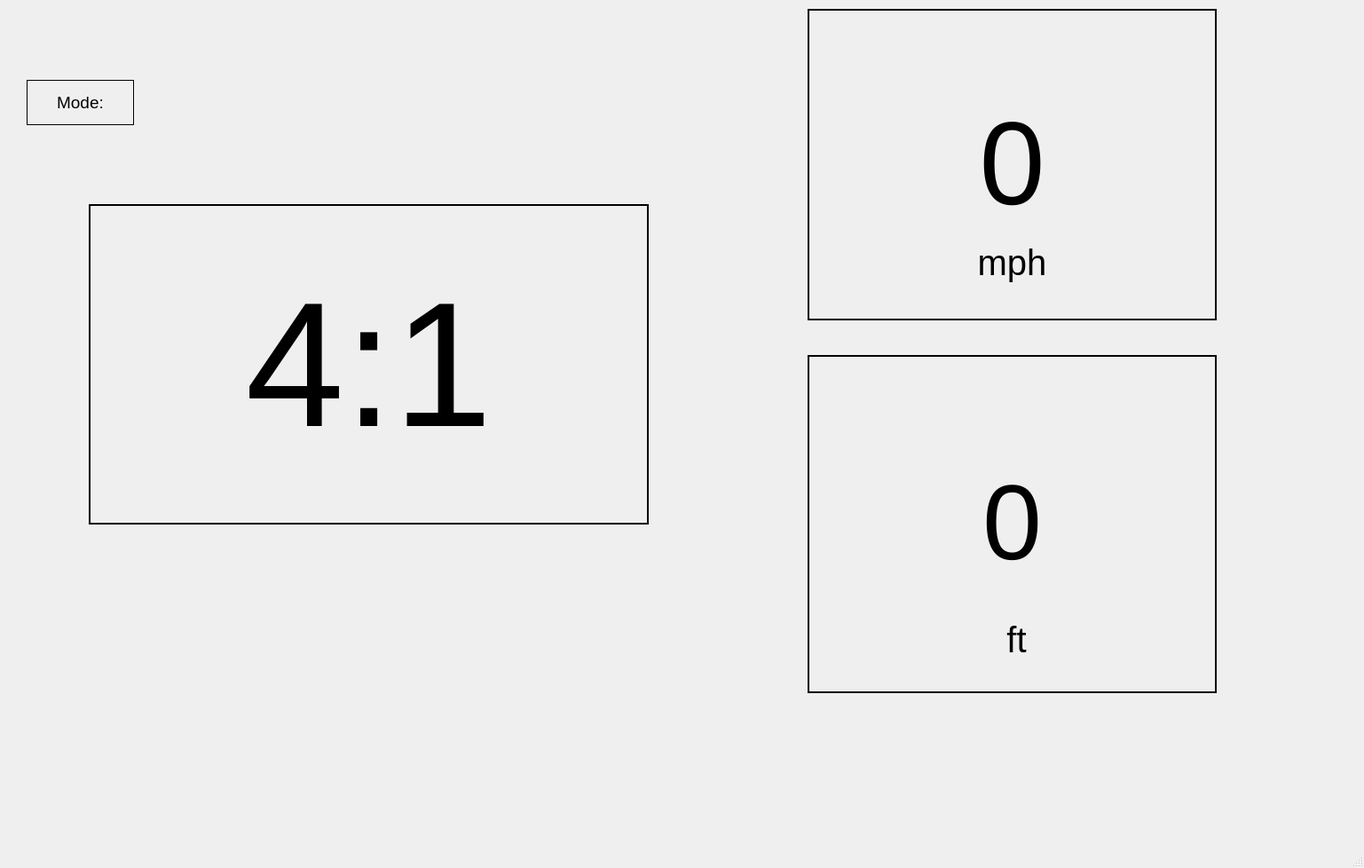
<?xml version="1.0" encoding="UTF-8"?>
<ui version="4.0">
 <class>MainWindow</class>
 <widget class="QMainWindow" name="MainWindow">
  <property name="geometry">
   <rect>
    <x>0</x>
    <y>0</y>
    <width>1537</width>
    <height>978</height>
   </rect>
  </property>
  <property name="windowTitle">
   <string>MainWindow</string>
  </property>
  <property name="autoFillBackground">
   <bool>false</bool>
  </property>
  <widget class="QWidget" name="centralwidget">
   <widget class="QLabel" name="AltitudeMeasurement">
    <property name="geometry">
     <rect>
      <x>910</x>
      <y>400</y>
      <width>461</width>
      <height>381</height>
     </rect>
    </property>
    <property name="font">
     <font>
      <pointsize>90</pointsize>
     </font>
    </property>
    <property name="autoFillBackground">
     <bool>true</bool>
    </property>
    <property name="frameShape">
     <enum>QFrame::WinPanel</enum>
    </property>
    <property name="text">
     <string>&lt;html&gt;&lt;head/&gt;&lt;body&gt;&lt;p&gt;0&lt;/p&gt;&lt;/body&gt;&lt;/html&gt;</string>
    </property>
    <property name="alignment">
     <set>Qt::AlignCenter</set>
    </property>
   </widget>
   <widget class="QLabel" name="SpeedMeasurement">
    <property name="geometry">
     <rect>
      <x>910</x>
      <y>10</y>
      <width>461</width>
      <height>351</height>
     </rect>
    </property>
    <property name="font">
     <font>
      <pointsize>100</pointsize>
     </font>
    </property>
    <property name="autoFillBackground">
     <bool>true</bool>
    </property>
    <property name="frameShape">
     <enum>QFrame::WinPanel</enum>
    </property>
    <property name="text">
     <string>&lt;html&gt;&lt;head/&gt;&lt;body&gt;&lt;p&gt;0&lt;/p&gt;&lt;/body&gt;&lt;/html&gt;</string>
    </property>
    <property name="alignment">
     <set>Qt::AlignCenter</set>
    </property>
   </widget>
   <widget class="QLabel" name="GlideRatioMeasurement">
    <property name="geometry">
     <rect>
      <x>100</x>
      <y>230</y>
      <width>631</width>
      <height>361</height>
     </rect>
    </property>
    <property name="font">
     <font>
      <pointsize>150</pointsize>
     </font>
    </property>
    <property name="autoFillBackground">
     <bool>true</bool>
    </property>
    <property name="frameShape">
     <enum>QFrame::WinPanel</enum>
    </property>
    <property name="text">
     <string>4:1</string>
    </property>
    <property name="alignment">
     <set>Qt::AlignCenter</set>
    </property>
   </widget>
   <widget class="QLabel" name="ModeLabel">
    <property name="geometry">
     <rect>
      <x>30</x>
      <y>90</y>
      <width>121</width>
      <height>51</height>
     </rect>
    </property>
    <property name="font">
     <font>
      <pointsize>14</pointsize>
     </font>
    </property>
    <property name="autoFillBackground">
     <bool>true</bool>
    </property>
    <property name="frameShape">
     <enum>QFrame::Box</enum>
    </property>
    <property name="text">
     <string>Mode:</string>
    </property>
    <property name="alignment">
     <set>Qt::AlignCenter</set>
    </property>
   </widget>
   <widget class="QLabel" name="MPH">
    <property name="geometry">
     <rect>
      <x>1080</x>
      <y>260</y>
      <width>121</width>
      <height>71</height>
     </rect>
    </property>
    <property name="font">
     <font>
      <pointsize>30</pointsize>
      <bold>false</bold>
     </font>
    </property>
    <property name="autoFillBackground">
     <bool>true</bool>
    </property>
    <property name="frameShadow">
     <enum>QFrame::Plain</enum>
    </property>
    <property name="text">
     <string>mph</string>
    </property>
    <property name="alignment">
     <set>Qt::AlignCenter</set>
    </property>
   </widget>
   <widget class="QLabel" name="Feet">
    <property name="geometry">
     <rect>
      <x>1070</x>
      <y>690</y>
      <width>151</width>
      <height>61</height>
     </rect>
    </property>
    <property name="font">
     <font>
      <pointsize>30</pointsize>
     </font>
    </property>
    <property name="autoFillBackground">
     <bool>true</bool>
    </property>
    <property name="text">
     <string>ft</string>
    </property>
    <property name="alignment">
     <set>Qt::AlignCenter</set>
    </property>
   </widget>
  </widget>
  <widget class="QMenuBar" name="menubar">
   <property name="geometry">
    <rect>
     <x>0</x>
     <y>0</y>
     <width>1537</width>
     <height>26</height>
    </rect>
   </property>
  </widget>
  <widget class="QStatusBar" name="statusbar"/>
 </widget>
 <resources/>
 <connections/>
</ui>
